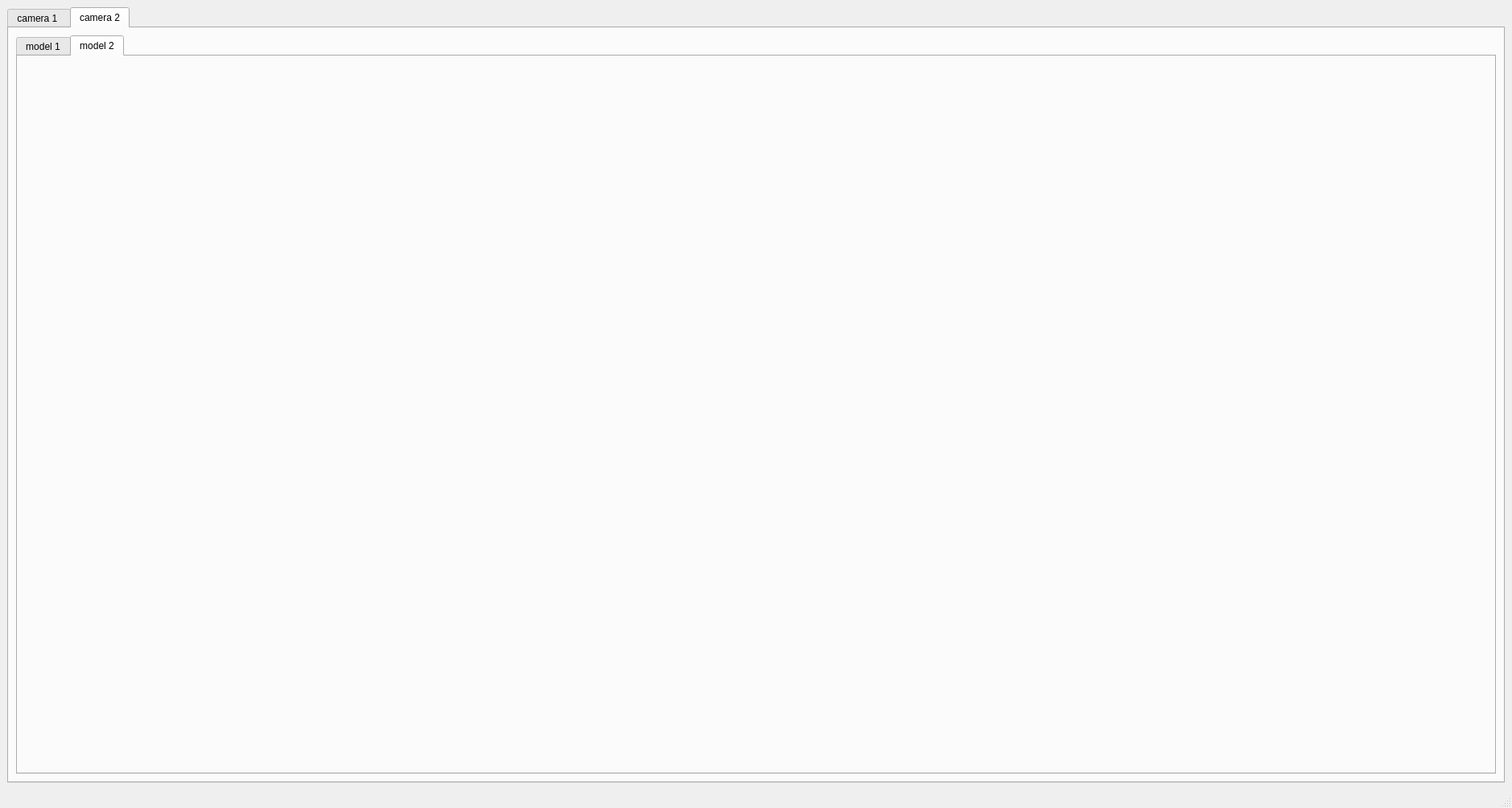
<?xml version="1.0" encoding="UTF-8"?>
<ui version="4.0">
 <class>MainWindow</class>
 <widget class="QMainWindow" name="MainWindow">
  <property name="geometry">
   <rect>
    <x>0</x>
    <y>0</y>
    <width>1879</width>
    <height>1004</height>
   </rect>
  </property>
  <property name="windowTitle">
   <string>MainWindow</string>
  </property>
  <widget class="QWidget" name="centralwidget">
   <layout class="QHBoxLayout" name="horizontalLayout_2">
    <item>
     <widget class="QTabWidget" name="tabWidget">
      <property name="currentIndex">
       <number>1</number>
      </property>
      <property name="movable">
       <bool>true</bool>
      </property>
      <widget class="QWidget" name="tab">
       <attribute name="title">
        <string>camera 1 </string>
       </attribute>
       <layout class="QHBoxLayout" name="horizontalLayout">
        <item>
         <widget class="QTabWidget" name="tabWidget_2">
          <property name="currentIndex">
           <number>0</number>
          </property>
          <widget class="QWidget" name="tab_3">
           <attribute name="title">
            <string>model 1</string>
           </attribute>
          </widget>
          <widget class="QWidget" name="tab_4">
           <attribute name="title">
            <string>model 2</string>
           </attribute>
          </widget>
         </widget>
        </item>
       </layout>
      </widget>
      <widget class="QWidget" name="tab_2">
       <attribute name="title">
        <string>camera 2</string>
       </attribute>
       <layout class="QHBoxLayout" name="horizontalLayout_3">
        <item>
         <widget class="QTabWidget" name="tabWidget_3">
          <property name="currentIndex">
           <number>1</number>
          </property>
          <widget class="QWidget" name="tab_5">
           <attribute name="title">
            <string>model 1</string>
           </attribute>
          </widget>
          <widget class="QWidget" name="tab_6">
           <attribute name="title">
            <string>model 2</string>
           </attribute>
          </widget>
         </widget>
        </item>
       </layout>
      </widget>
     </widget>
    </item>
   </layout>
  </widget>
  <widget class="QMenuBar" name="menubar">
   <property name="geometry">
    <rect>
     <x>0</x>
     <y>0</y>
     <width>1879</width>
     <height>21</height>
    </rect>
   </property>
  </widget>
  <widget class="QStatusBar" name="statusbar"/>
 </widget>
 <resources/>
 <connections/>
</ui>
